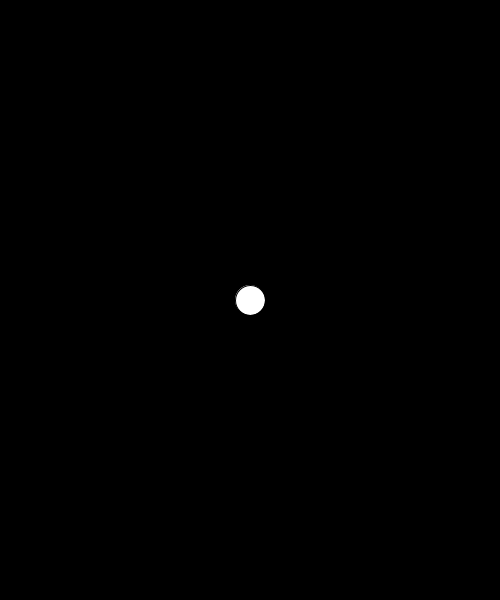
Frame 1 (no input)
Frame 60 (the mouse pressed at the canvas centre just before this capture): identical to frame 1, image omitted
Frame 120 (the mouse held since frame 60 and released just before this capture): identical to frame 1, image omitted

The Processing sketch that drew this single still picture (run headless with seeded random() and noise(); from frame 60 on, the mouse is pressed at the canvas centre):

// Processing sketch: w6_14_keyPressed_variable_mover
// ── w6_14_keyPressed_variable_mover.pde
// IMA @ NYU Shanghai
// Interaction Lab
// Mouse & Keyboard Interaction

int x, y;

void setup() {
  size(500, 600);
  x = width/2;
  y = height/2;
}

void draw() {
  background(0);

  if (keyPressed) {
    if (keyCode == LEFT) {
      x--;
    } else if (keyCode == RIGHT) {
      x++;
    } else if (keyCode == UP) {
      y--;
    } else if (keyCode == DOWN) {
      y++;
    }
  }

  ellipse(x, y, 30, 30);
}
